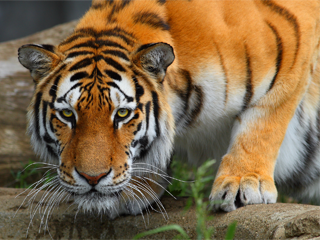
#> input picture 4_Frequency_Domain/tiger.bmp, 320 x 240 px
$ python time.py
#> lines starting #> are read from the running program, lines starting #| are printed output that depends on the picture
from PIL import Image
import numpy as np
import cv2
import matplotlib.pyplot as plt
from math import cos, ceil, pi
import time

img = np.array(Image.open("tiger.bmp"))
#> img is the input picture: shape (240, 320, 3); mean R, G, B 129.6, 105.6, 74.3
width, height = len(img[0]), len(img)
#> width = 320; height = 240
i = 0
sliced, sliced1 = [], []
block = 8

c = [0.707, 1, 1, 1, 1, 1, 1, 1]


def DCT(img):
    n = len(img)
    dct1 = 0
    dct = []
    for i in range(n):
        for j in range(n):
            sumd = 0
            for x in range(n):
                for y in range(n):
                    dct1 = img[x, y][0] * cos((2 * x + 1) * i * pi / (2 * n)) * cos((2 * y + 1) * j * pi / (2 * n))
                    sumd += dct1

            dct.append(sumd * (2 / n) * c[i] * c[j])
    return np.array(dct).reshape(n, n)


def IDCT(img):
    n = len(img)
    dct1 = 0
    idct = []

    for i in range(n):
        for j in range(n):
            sumd = 0
            for x in range(n):
                for y in range(n):
                    dct1 = (2 / n) * c[x] * c[y] * img[x, y] * cos((2 * i + 1) * x * pi / (2 * n)) * cos(
                        (2 * j + 1) * y * pi / (2 * n))
                    sumd += dct1
            idct.append(ceil(sumd))
    return np.array(idct).reshape(n, n)


y = 0
for i in range(block, height + 1, block):
    x = 0
    for j in range(block, width + 1, block):
        sliced.append(img[y:i, x:j])
        x = j
    y = i
#> after the loop, sliced = 1200 items

y = 0
for i in range(block, height + 1, block):
    x = 0
    for j in range(block, width + 1, block):
        sliced1.append(img[y:i, x:j][0])
        x = j
    y = i
#> after the loop, sliced1 = 1200 items

# cv2.dct requires float32 input
imf = [np.float32(img) for img in sliced1]
#> imf = 1200 items

# --------------------------------------------------------------------------

print('Parameters: \n\timage - ', width, 'x', height, '\n\tblock size - ', block)
#| Parameters:
#| 	image -  320 x 240
#| 	block size -  8

start_time = time.time()
dct_mtx = []
for part in sliced:
    dct_mtx.append(DCT(part))
#> after the loop, dct_mtx = 1200 items
print("--- DCT %s seconds ---" % (time.time() - start_time))

start_time = time.time()
idct_mtx = []
for part in dct_mtx:
    idct_mtx.append(IDCT(part))
#> after the loop, idct_mtx = 1200 items
print("--- IDCT %s seconds ---" % (time.time() - start_time))

print('-------------------------------------------------')

start_time = time.time()
DCT = []
for part in imf:
    curr = cv2.dct(part)
    DCT.append(curr)
#> after the loop, DCT = 1200 items
print("--- DCT cv2 %s seconds ---" % (time.time() - start_time))

start_time = time.time()
invList = []
for ipart in DCT:
    curriDCT = cv2.idct(ipart)
    invList.append(curriDCT)
#> after the loop, invList = 1200 items
print("--- IDCT cv2 %s seconds ---" % (time.time() - start_time))

# --------------------------------------------------------------

dctt = [[x for x in range(1, 5)], [0] * 4, [0] * 4]
idctt = [[x for x in range(1, 5)], [0] * 4, [0] * 4]

idx = 1
with open('plot_dct.txt', 'r') as f:
#> (reads 4_Frequency_Domain/plot_dct.txt from the repository)
    for eachLine in f:
        dctt[idx] = [float(x) for x in eachLine.split(',')]
        idx += 1
#> after the loop, idx = 3

idx = 1
with open('plot_idct.txt', 'r') as f:
#> (reads 4_Frequency_Domain/plot_idct.txt from the repository)
    for eachLine in f:
        idctt[idx] = [float(x) for x in eachLine.split(',')]
        idx += 1
#> after the loop, idx = 3

plt.figure(figsize=(24, 30))

plt.subplot(2, 2, 1)
plt.plot(dctt[0], dctt[1])
plt.title('DCT', fontsize=15)
plt.ylabel('Seconds', fontsize=12, color='blue')
plt.grid(True)

plt.subplot(2, 2, 3)
plt.plot(dctt[0], dctt[2])
plt.title('DCT CV2', fontsize=15)
plt.xlabel('No of experiment', fontsize=12, color='blue')
plt.ylabel('Seconds', fontsize=12, color='blue')
plt.grid(True)

plt.subplot(2, 2, 2)
plt.plot(idctt[0], idctt[1])
plt.title('IDCT', fontsize=15)
plt.ylabel('Seconds', fontsize=12, color='blue')
plt.grid(True)

plt.subplot(2, 2, 4)
plt.plot(idctt[0], idctt[2])
plt.title('IDCT CV2', fontsize=15)
plt.xlabel('No of experiment', fontsize=12, color='blue')
plt.ylabel('Seconds', fontsize=12, color='blue')
plt.grid(True)
plt.show()
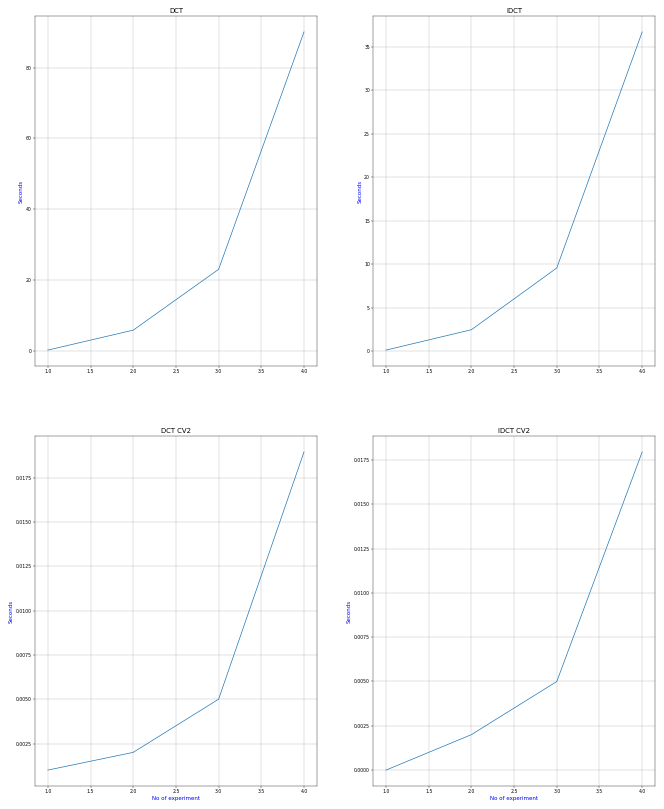
#> figure drawn by matplotlib, 4 panels
